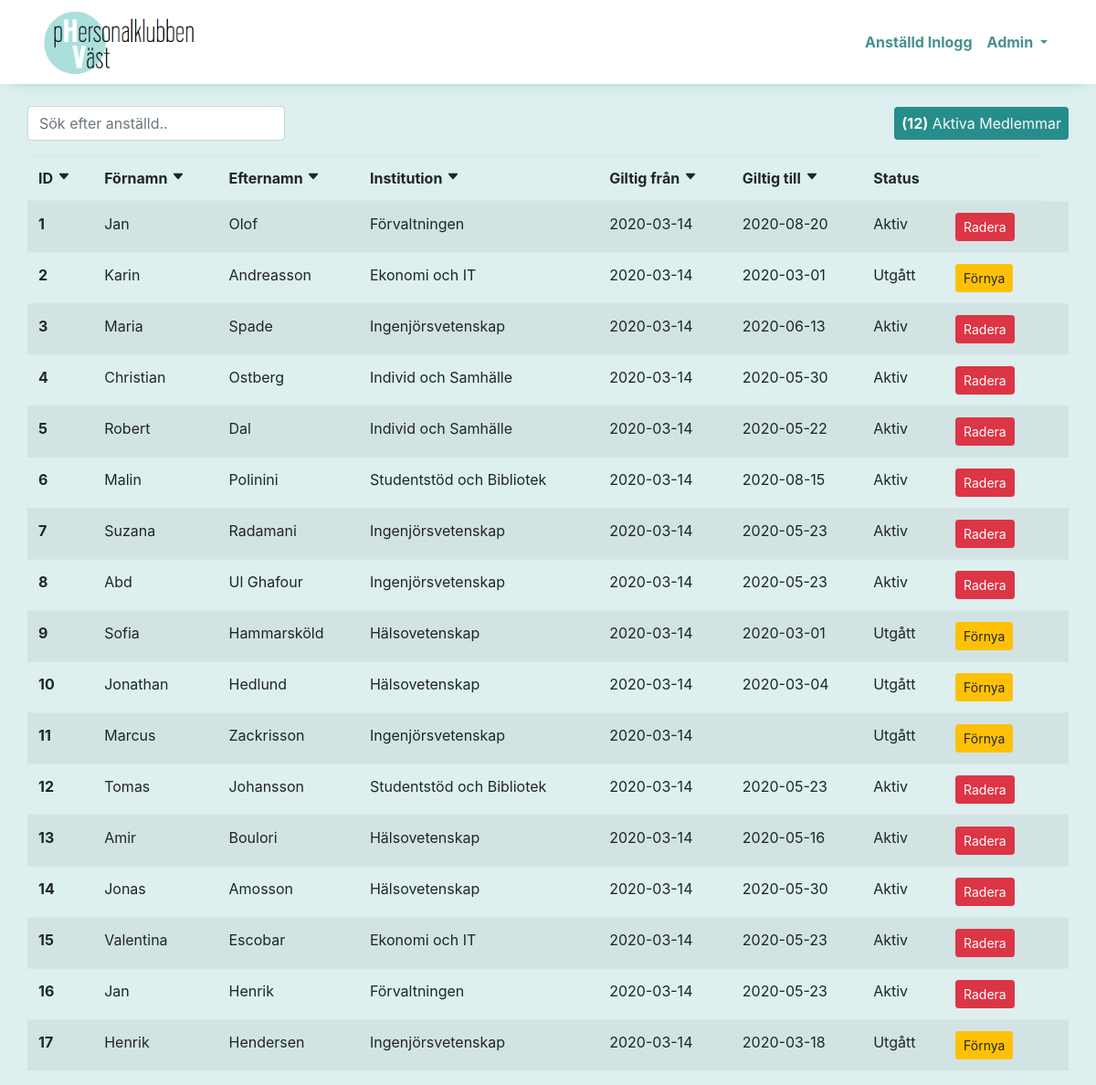
Screenshot of /admin-home.php (signed in) with the database file from the repository.
### app/config.php (called while the page is built, shortened)
<?php
$database = new database("localhost", "klubben", "root", "");
$database->makeConnection();
$today = date("Y-m-d");
$stats = $database->count("anställda", $today);

### app/class/database.php (called while the page is built, shortened)
<?php
class database {
    private $host;
    private $dbname;
    private $user;
    private $password;
    private $dbConnection;
    public $charset = "utf8";
    public function __construct($host, $dbname, $user, $password) {
        $this->host = $host;
        $this->dbname = $dbname;
        $this->user = $user;
        $this->password = $password;
    }
    public function makeConnection() {
        try {
            $this->dbConnection = new PDO("mysql:host=$this->host;dbname=$this->dbname;charset=$this->charset", $this->user, $this->password);
        } catch (PDOException $e) {
            echo $e->getMessage();
        }
    }
    public function count($table, $day) {
        $statement = $this->dbConnection->prepare("SELECT COUNT(firstname) AS stats FROM anställda WHERE valid_to > '$day'");
        $statement->execute();
        return $statement->fetchObject();
    }
    public function paginate($table, $start, $amount) {
        $statement = $this->dbConnection->prepare("
            SELECT *
            FROM $table
            LIMIT $start, $amount
        ");
        $statement->execute();
        return $statement->fetchAll(PDO::FETCH_ASSOC);
    }
}

### admin-home.php (the view, shortened to what this page needs)
<?php
    include 'partials/header.php';
    $check = isset($_GET["page"]) ? (int) $_GET["page"] : 0;
    $amount = 100;
    $employees = $database->paginate("anställda", $check, $amount);
?>
<div class="container mt-4">
    <div class="search">
        <form action="" method="post" class="">
            <div class="row d-flex justify-content-between align-items-center mb-3">
                <div>
                    <input type="text" name="user" class="form-control mr-2" placeholder="Sök efter anställd.." onkeyup="myFunction()" id="myInput">
                </div>
                <div class="stats">
                    <span class="bg-primary text-light p-2" id="medlemmar"><strong>(<?= $stats->stats; ?>)</strong> Aktiva Medlemmar</span>
                </div>
            </div>
        </form>
    </div>
    <div class="row">
        <table class="table table-striped" id="myTable2">
        <thead>
            <tr>
            <th scope="col">ID <ion-icon name="caret-down-outline"></ion-icon></th>
            <th scope="col" onclick="sortTable(0)">Förnamn <ion-icon name="caret-down-outline"></ion-icon></th>
            <th scope="col" onclick="sortTable(1)">Efternamn <ion-icon name="caret-down-outline"></ion-icon></th>
            <th scope="col" onclick="sortTable(2)">Institution <ion-icon name="caret-down-outline"></ion-icon></th>
            <th scope="col" onclick="sortTable(3)">Giltig från <ion-icon name="caret-down-outline"></ion-icon></th>
            <th scope="col" onclick="sortTable(4)">Giltig till <ion-icon name="caret-down-outline"></ion-icon></th>
            <th scope="col">Status</th>
            <th scope="col"></th>
            </tr>
        </thead>
        <tbody>
        <?php foreach ($employees as $employee) : ?>
            <tr>
                <th scope="row"><?= $employee["id"]; ?></th>
                <td id="firstname"><?= $employee["firstname"]; ?></td>
                <td><?= $employee["lastname"]; ?></td>
                <td><?= $employee["institut"]; ?></td>
                <td><?= $employee["valid_from"]; ?></td>
                <td><?= $employee["valid_to"]; ?></td>
                <td><?php echo $employee["valid_to"] < $today ? "Utgått" : "Aktiv"; ?></td>
                <?php if ($employee["valid_to"] < $today) : ?>
                    <form action="" method="post">
                        <td><button type="submit" class="btn btn-sm btn-warning" name="renew">Förnya</button></td>
                    </form>
                <?php else: ?>
                    <form action="delete.php" method="post">
                    <td><button class="btn btn-sm btn-danger" type="submit" name=>Radera</button></td>
                    </form>
                <?php endif; ?>
                <td></td>
            </tr>
        <?php endforeach; ?>
        </tbody>
    </table>
    </div>
</div>
<?php include 'partials/footer.php'; ?>

### partials/header.php (shortened to what this page needs)
<?php require 'app/config.php'; ?>
<!DOCTYPE html>
<html lang="en">
<head>
    <link rel="stylesheet" href="https://stackpath.bootstrapcdn.com/bootstrap/4.4.1/css/bootstrap.min.css">
    <link rel="stylesheet" href="content/style.css">
    <link rel="stylesheet" href="content/animated.css">
    <link rel="stylesheet" href="content/card.css">
</head>
<body>
<?php include 'navbar.php'; ?>

### partials/navbar.php (shortened to what this page needs)
<nav class="navbar navbar-expand-lg navbar-dark">
  <div class="container">
    <div class="collapse navbar-collapse" id="navbarSupportedContent">
      <ul class="navbar-nav mr-auto">
        <li class="nav-item">
          <a href="/"><img src="/images/logo.png" alt="Logga" width="170"></a>
        </li>
      </ul>
        <div class="navbar-nav">
        <?php if (!@$_SESSION["employee"]) : ?>
        <li class="nav-item">
          <a href="client-login.php" class="nav-link">Anställd Inlogg</a>
        </li>
        <?php endif; ?>
        <?php if (!isset($_SESSION['user'])) : ?>
        <li class="nav-item">
          <a href="admin-inlogg.php" class="nav-link">Admin Inlogg</a>
        </li>
        <?php else: ?>
        <li class="nav-item dropdown">
          <a class="nav-link dropdown-toggle" href="#" id="navbarDropdown" role="button" data-toggle="dropdown" aria-haspopup="true" aria-expanded="false">
            Admin
          </a>
        </li>
        <?php endif; ?>
        </div>
    </div>
  </div>
</nav>

### partials/footer.php (shortened to what this page needs)
</body>
</html>

### content/style.css (style rules this page uses)
body { background-color: #b5dddc73; }
.bg-primary { background-color: #278d8b !important; border-radius: 4px; -webkit-border-radius: 4px; -moz-border-radius: 4px; }
.navbar { background-color: #fff; -webkit-box-shadow: 0 8px 15px -15px #3a9c9b; -moz-box-shadow: 0 8px 15px -15px #3a9c9b; box-shadow: 0 8px 15px -15px #3a9c9b; }
.navbar-brand, .nav-link, .navbar-toggler-icon { color: #46918f !important; }
.container { position: relative; }
a, .nav-link, .active { color: #278d8b; font-weight: bold; text-align: right; }

### rows the page displays
anställda: id "1", firstname "Jan", lastname "Olof", institut "Förvaltningen", valid_from "2020-03-14", valid_to "2020-08-20", shows "Aktiv"
anställda: id "2", firstname "Karin", lastname "Andreasson", institut "Ekonomi och IT", valid_from "2020-03-14", valid_to "2020-03-01", shows "Utgått"
anställda: id "3", firstname "Maria", lastname "Spade", institut "Ingenjörsvetenskap", valid_from "2020-03-14", valid_to "2020-06-13", shows "Aktiv"
anställda: id "4", firstname "Christian", lastname "Ostberg", institut "Individ och Samhälle", valid_from "2020-03-14", valid_to "2020-05-30", shows "Aktiv"
anställda: id "5", firstname "Robert", lastname "Dal", institut "Individ och Samhälle", valid_from "2020-03-14", valid_to "2020-05-22", shows "Aktiv"
anställda: id "6", firstname "Malin", lastname "Polinini", institut "Studentstöd och Bibliotek", valid_from "2020-03-14", valid_to "2020-08-15", shows "Aktiv"
anställda: id "7", firstname "Suzana", lastname "Radamani", institut "Ingenjörsvetenskap", valid_from "2020-03-14", valid_to "2020-05-23", shows "Aktiv"
anställda: id "8", firstname "Abd", lastname "Ul Ghafour", institut "Ingenjörsvetenskap", valid_from "2020-03-14", valid_to "2020-05-23", shows "Aktiv"
anställda: id "9", firstname "Sofia", lastname "Hammarsköld", institut "Hälsovetenskap", valid_from "2020-03-14", valid_to "2020-03-01", shows "Utgått"
anställda: id "10", firstname "Jonathan", lastname "Hedlund", institut "Hälsovetenskap", valid_from "2020-03-14", valid_to "2020-03-04", shows "Utgått"
anställda: id "11", firstname "Marcus", lastname "Zackrisson", institut "Ingenjörsvetenskap", valid_from "2020-03-14", valid_to "Utgått"
anställda: id "12", firstname "Tomas", lastname "Johansson", institut "Studentstöd och Bibliotek", valid_from "2020-03-14", valid_to "2020-05-23", shows "Aktiv"
anställda: id "13", firstname "Amir", lastname "Boulori", institut "Hälsovetenskap", valid_from "2020-03-14", valid_to "2020-05-16", shows "Aktiv"
anställda: id "14", firstname "Jonas", lastname "Amosson", institut "Hälsovetenskap", valid_from "2020-03-14", valid_to "2020-05-30", shows "Aktiv"
anställda: id "15", firstname "Valentina", lastname "Escobar", institut "Ekonomi och IT", valid_from "2020-03-14", valid_to "2020-05-23", shows "Aktiv"
anställda: id "16", firstname "Jan", lastname "Henrik", institut "Förvaltningen", valid_from "2020-03-14", valid_to "2020-05-23", shows "Aktiv"
anställda: id "17", firstname "Henrik", lastname "Hendersen", institut "Ingenjörsvetenskap", valid_from "2020-03-14", valid_to "2020-03-18", shows "Utgått"

### other values shown
$stats->stats "12"
